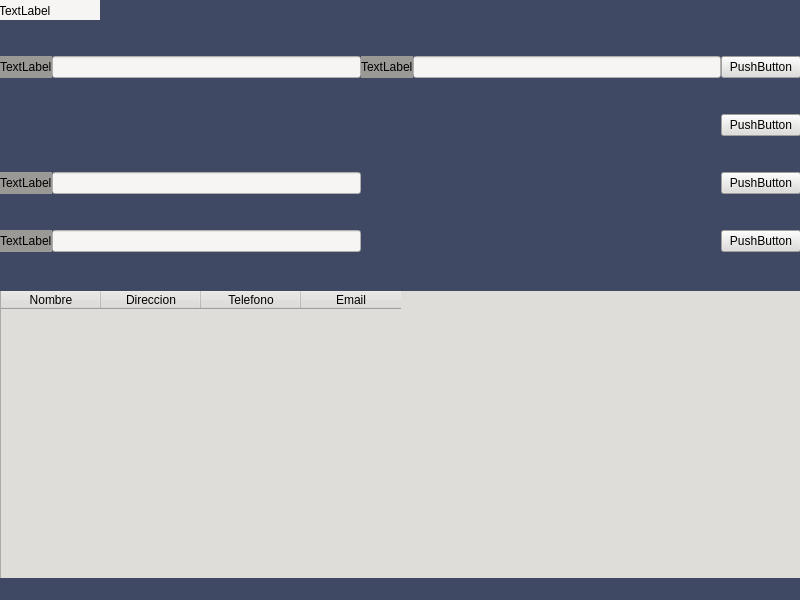
<?xml version="1.0" encoding="UTF-8"?>
<ui version="4.0">
 <class>mw_taller</class>
 <widget class="QMainWindow" name="mw_taller">
  <property name="geometry">
   <rect>
    <x>0</x>
    <y>0</y>
    <width>800</width>
    <height>600</height>
   </rect>
  </property>
  <property name="windowTitle">
   <string>Taller</string>
  </property>
  <property name="styleSheet">
   <string notr="true">background-color: rgb(63, 73, 100);</string>
  </property>
  <widget class="QWidget" name="centralwidget">
   <widget class="QWidget" name="verticalLayoutWidget">
    <property name="geometry">
     <rect>
      <x>0</x>
      <y>290</y>
      <width>801</width>
      <height>291</height>
     </rect>
    </property>
    <layout class="QVBoxLayout" name="verticalLayout_2">
     <item>
      <widget class="QTableWidget" name="tableWidget">
       <property name="styleSheet">
        <string notr="true">background-color: rgb(222, 221, 218);
border-color: rgb(61, 56, 70);</string>
       </property>
       <column>
        <property name="text">
         <string>Nombre</string>
        </property>
       </column>
       <column>
        <property name="text">
         <string>Direccion</string>
        </property>
       </column>
       <column>
        <property name="text">
         <string>Telefono</string>
        </property>
       </column>
       <column>
        <property name="text">
         <string>Email</string>
        </property>
       </column>
      </widget>
     </item>
     <item>
      <layout class="QVBoxLayout" name="verticalLayout_3"/>
     </item>
    </layout>
   </widget>
   <widget class="QWidget" name="horizontalLayoutWidget">
    <property name="geometry">
     <rect>
      <x>-1</x>
      <y>0</y>
      <width>101</width>
      <height>21</height>
     </rect>
    </property>
    <layout class="QHBoxLayout" name="horizontalLayout_3">
     <item>
      <widget class="QLabel" name="label">
       <property name="styleSheet">
        <string notr="true">background-color: rgb(246, 245, 244);
</string>
       </property>
       <property name="text">
        <string>TextLabel</string>
       </property>
      </widget>
     </item>
    </layout>
   </widget>
   <widget class="QWidget" name="gridLayoutWidget">
    <property name="geometry">
     <rect>
      <x>0</x>
      <y>20</y>
      <width>801</width>
      <height>271</height>
     </rect>
    </property>
    <layout class="QGridLayout" name="gridLayout" rowstretch="0,0,0,0" columnstretch="0,0,0,0,0,0">
     <property name="sizeConstraint">
      <enum>QLayout::SetDefaultConstraint</enum>
     </property>
     <property name="leftMargin">
      <number>0</number>
     </property>
     <property name="rightMargin">
      <number>0</number>
     </property>
     <property name="bottomMargin">
      <number>0</number>
     </property>
     <property name="spacing">
      <number>0</number>
     </property>
     <item row="0" column="3">
      <widget class="QLabel" name="label_5">
       <property name="styleSheet">
        <string notr="true">background-color: rgb(222, 221, 218);
background-color: rgb(154, 153, 150);</string>
       </property>
       <property name="text">
        <string>TextLabel</string>
       </property>
      </widget>
     </item>
     <item row="0" column="5">
      <widget class="QPushButton" name="pushButton">
       <property name="styleSheet">
        <string notr="true">background-color: rgb(255, 255, 255);
background-color: rgb(222, 221, 218);</string>
       </property>
       <property name="text">
        <string>PushButton</string>
       </property>
      </widget>
     </item>
     <item row="0" column="1">
      <widget class="QLineEdit" name="lineEdit">
       <property name="styleSheet">
        <string notr="true">background-color: rgb(246, 245, 244);</string>
       </property>
      </widget>
     </item>
     <item row="0" column="4">
      <widget class="QLineEdit" name="lineEdit_4">
       <property name="styleSheet">
        <string notr="true">background-color: rgb(246, 245, 244);</string>
       </property>
      </widget>
     </item>
     <item row="2" column="1">
      <widget class="QLineEdit" name="lineEdit_2">
       <property name="styleSheet">
        <string notr="true">background-color: rgb(246, 245, 244);</string>
       </property>
      </widget>
     </item>
     <item row="2" column="5">
      <widget class="QPushButton" name="pushButton_3">
       <property name="styleSheet">
        <string notr="true">background-color: rgb(222, 221, 218);</string>
       </property>
       <property name="text">
        <string>PushButton</string>
       </property>
      </widget>
     </item>
     <item row="1" column="5">
      <widget class="QPushButton" name="pushButton_2">
       <property name="styleSheet">
        <string notr="true">background-color: rgb(222, 221, 218);</string>
       </property>
       <property name="text">
        <string>PushButton</string>
       </property>
      </widget>
     </item>
     <item row="3" column="0">
      <widget class="QLabel" name="label_4">
       <property name="styleSheet">
        <string notr="true">background-color: rgb(222, 221, 218);
background-color: rgb(154, 153, 150);</string>
       </property>
       <property name="text">
        <string>TextLabel</string>
       </property>
      </widget>
     </item>
     <item row="3" column="5">
      <widget class="QPushButton" name="pushButton_4">
       <property name="styleSheet">
        <string notr="true">background-color: rgb(222, 221, 218);</string>
       </property>
       <property name="text">
        <string>PushButton</string>
       </property>
      </widget>
     </item>
     <item row="3" column="1">
      <widget class="QLineEdit" name="lineEdit_3">
       <property name="styleSheet">
        <string notr="true">background-color: rgb(246, 245, 244);</string>
       </property>
      </widget>
     </item>
     <item row="2" column="0">
      <widget class="QLabel" name="label_3">
       <property name="styleSheet">
        <string notr="true">background-color: rgb(222, 221, 218);
background-color: rgb(154, 153, 150);</string>
       </property>
       <property name="text">
        <string>TextLabel</string>
       </property>
      </widget>
     </item>
     <item row="0" column="0">
      <widget class="QLabel" name="label_2">
       <property name="styleSheet">
        <string notr="true">background-color: rgb(222, 221, 218);
background-color: rgb(154, 153, 150);</string>
       </property>
       <property name="text">
        <string>TextLabel</string>
       </property>
      </widget>
     </item>
    </layout>
   </widget>
  </widget>
  <widget class="QStatusBar" name="statusbar"/>
 </widget>
 <resources/>
 <connections/>
</ui>
